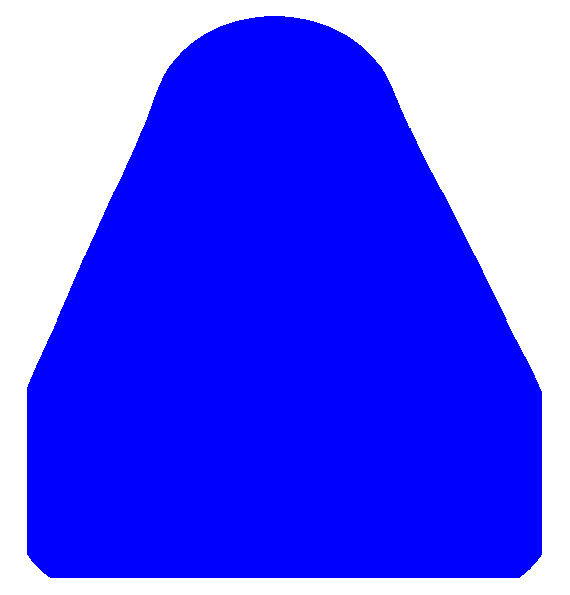
#> input picture OPENCV/aa - Copy.png, 570 x 595 px, found by its file name
$ python detecting_shape.py
#> lines starting #> are read from the running program, lines starting #| are printed output that depends on the picture; after the words box and inside, x2 and y2 are one past the last pixel; in counts of white or black regions, pixels touching at a corner belong together
import cv2

# Read image
img = cv2.imread(r"D:\Machine_Learning_Journey\OPENCV\aa - Copy.png")
#> img is the input picture: shape (595, 570, 3); mean B, G, R 255, 88.5, 88.5

if img is None:
    print("Error: Image not found!")
    exit()

# Keep original image safe
output = img.copy()

# Convert to grayscale
gray = cv2.cvtColor(img, cv2.COLOR_BGR2GRAY)
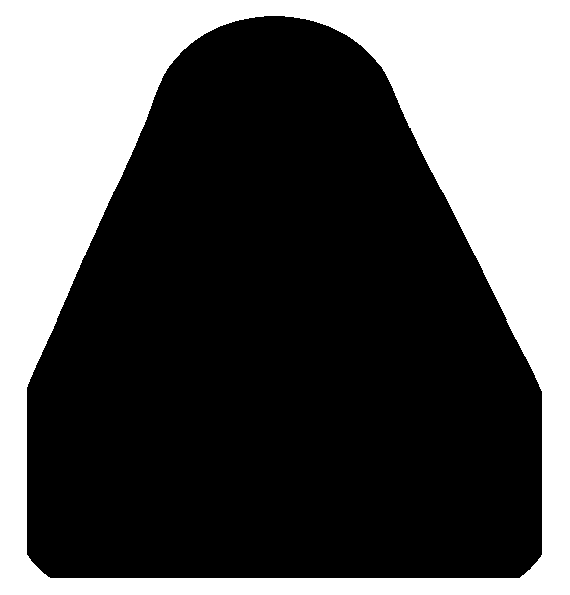
#> gray: shape (595, 570); values 29 (black) and 255 (white), 34.7% white; 1 white region, box (x1, y1, x2, y2) and area: (0, 0, 570, 595) 117754

# Threshold image
_, thresh = cv2.threshold(
    gray,
    200,
    255,
    cv2.THRESH_BINARY_INV
)
#> thresh: shape (595, 570); 65.3% white; 1 black region

# Find only external contours
contours, hierarchy = cv2.findContours(
    thresh,
    cv2.RETR_EXTERNAL,
    cv2.CHAIN_APPROX_SIMPLE
)
#> contours = 1 contour; box (x1, y1, x2, y2) and area: (27, 16, 542, 578) 220540

for contour in contours:

    # Ignore tiny contours (noise)
    area = cv2.contourArea(contour)

    if area < 100:
        continue

    # Approximate contour
    approx = cv2.approxPolyDP(
        contour,
        0.02 * cv2.arcLength(contour, True),
        True
    )

    corners = len(approx)

    if corners == 3:
        shape_name = "Triangle"

    elif corners == 4:
        shape_name = "Rectangle"

    elif corners == 5:
        shape_name = "Pentagon"

    else:
        shape_name = "Circle"

    # Draw contour
    cv2.drawContours(
        output,
        [approx],
        -1,
        (0, 255, 0),
        3
    )

    # Find position for text
    x, y, w, h = cv2.boundingRect(approx)

    cv2.putText(
        output,
        shape_name,
        (x, y - 10),
        cv2.FONT_HERSHEY_SIMPLEX,
        0.7,
        (0, 0, 255),
        2
    )
#> this loop made 1 pass
#> (area, corners, shape_name, x, y, w, h) on pass 1: (220540, 6, 'Circle', 27, 34, 515, 544)
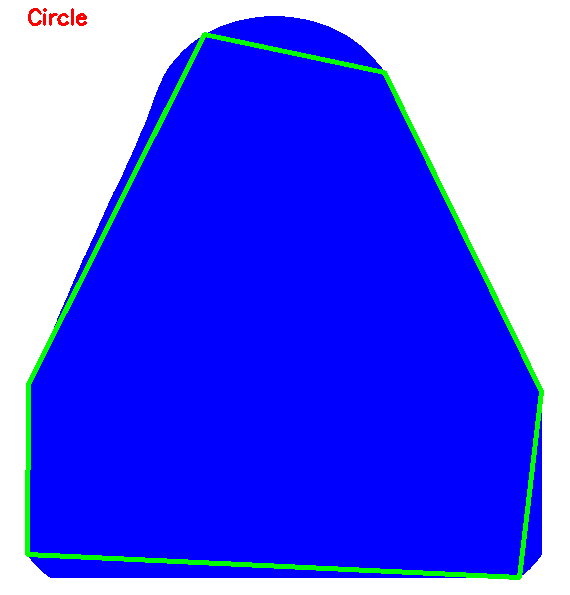
#> output: shape (595, 570, 3); 2.74% of pixels changed, all inside (x1, y1, x2, y2) = (25, 8, 544, 580)

# Show images
cv2.imshow("Original Image", img)
cv2.imshow("Threshold", thresh)
cv2.imshow("Detected Shapes", output)

cv2.waitKey(0)
cv2.destroyAllWindows()
